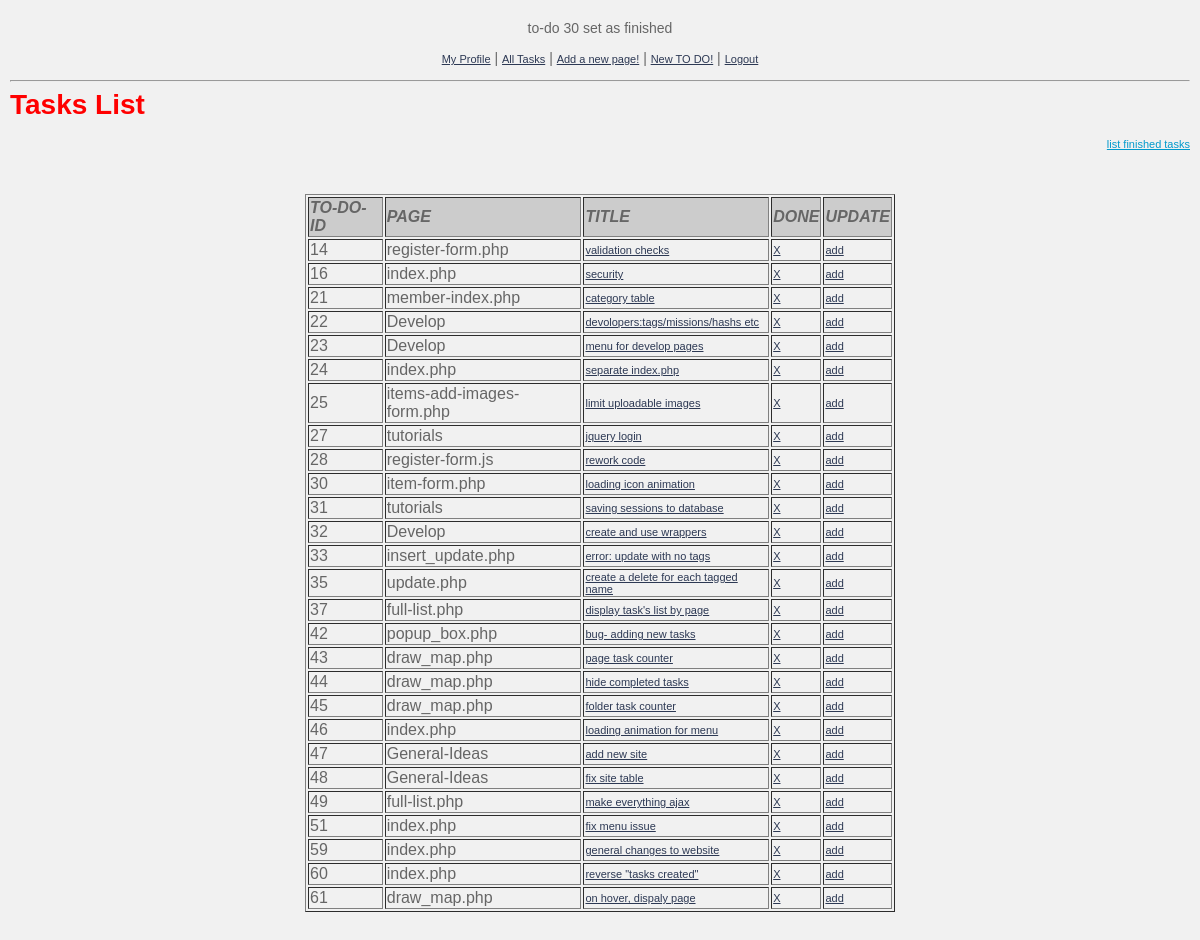
The page /old-full-list.php?done=30 (signed in) on the database its author committed.
### tables this page shows
CREATE TABLE IF NOT EXISTS `to_do` (
  `to_do_id` int(11) NOT NULL AUTO_INCREMENT,
  `page_id` int(11) NOT NULL,
  `developer_id` int(11) NOT NULL,
  `title` text NOT NULL,
  `details` text NOT NULL,
  `done` tinyint(1) NOT NULL COMMENT 'Y or N',
  `timestamp` timestamp NOT NULL DEFAULT CURRENT_TIMESTAMP,
  PRIMARY KEY (`to_do_id`)
);

CREATE TABLE IF NOT EXISTS `pages` (
  `page_id` int(11) NOT NULL AUTO_INCREMENT,
  `name` text NOT NULL,
  `folder_id` int(11) NOT NULL,
  `timestamp` timestamp NOT NULL DEFAULT CURRENT_TIMESTAMP,
  PRIMARY KEY (`page_id`)
);

### functions/full-list/old-full-list.php (the view, shortened to what this page needs)
		<?php
function get_done()
{
	$to_do_id=$_GET['done'];
	echo 'to-do ', $to_do_id,' set as finished';
}
		 ?>
                   <?php
function get_list_ongoing_tasks()
{
	include('functions/connect_db.php');
				?>		<h1>Tasks List</h1>
                   	<p style="text-align:right; color:#09C">
				<a  style=" color:#09C;" href="<?php echo '../old-full-list.php?listfinshedtasks=1' ?>">list finished tasks</a>
                   </p>
				<?php
				$query= 'SELECT * FROM to_do
						 WHERE  done =0';
				if(!$results= mysql_query($query,$db_link))
				{
					echo 'query error 1';
					exit();
				}
			?>
				<p>&nbsp;</p>
				<table width="50%" align = "center" border="1">
				  <tr>
					<td bgcolor="#CCCCCC"><span class="aligen_cen"><em><strong>TO-DO-ID</strong></em></span></td>
					<td bgcolor="#CCCCCC"><span class="aligen_cen"><em><strong>PAGE</strong></em></span></td>
					<td bgcolor="#CCCCCC"><span class="aligen_cen"><em><strong>TITLE</strong></em></span></td>
					<td bgcolor="#CCCCCC"><span class="aligen_cen"><em><strong>DONE</strong></em></span></td>
					<td bgcolor="#CCCCCC"><span class="aligen_cen"><em><strong>UPDATE</strong></em></span></td>
				  </tr>
				  <?php
				  while($row=mysql_fetch_assoc($results))
				  {
				  ?>
				  <tr>
					<td><span class="aligen_cen"><?php echo $row['to_do_id']?></span></td>
					<td><span class="aligen_cen">
					<?php
							$page_id=$row['page_id'];
							$query2= "SELECT * FROM pages
									 WHERE  page_id ='$page_id' ";
							if(!$results2= mysql_query($query2,$db_link))
							{
								echo 'query error 1';
								exit();
							}
							if(!$row2=mysql_fetch_assoc($results2))
							{
								echo 'error : page deleted from table';
							}
							echo $row2['name']; ?>
					</span></td>
					<td><span class="aligen_cen">
					<a href= "<?='../update.php'.'?object='.$row['to_do_id']?> "><?=$row['title']?></a>
				  </span></td>
					<td><span class="aligen_cen"><a href= "<?='../old-full-list.php'.'?done='.$row['to_do_id']?> ">X</a></span></td>
					<td><span class="aligen_cen"> <a href= "<?='../update.php'.'?object='.$row['to_do_id']?> ">add</a></span></td>
				  </tr>
				  <?php
				  }
				  ?>
				</table>
     <?php
}
?>

### css/old-full-list.css (style rules this page uses)
body { font: 14px Verdana, Arial, Helvetica, sans-serif; color: #666666; margin: 0px; padding: 20px 10px 0px; text-align: center; background-color: #F1F1F1; }
h1 { color: #F00; margin: 0px 0px 5px; padding: 0px 0px 3px; font: bold 200% Verdana, Arial, Helvetica, sans-serif; text-align:left; }
a { color: #2D3954; font-size: 11px; }

### old-full-list.php (style rules this page uses)
.aligen_cen { text-align: center; }

### rows shown on the page
to_do: to_do_id "14", page.name "register-form.php", title "validation checks"
to_do: to_do_id "16", page.name "index.php", title "security"
to_do: to_do_id "21", page.name "member-index.php", title "category table"
to_do: to_do_id "22", page.name "Develop", title "devolopers:tags/missions/hashs etc"
to_do: to_do_id "23", page.name "Develop", title "menu for develop pages"
to_do: to_do_id "24", page.name "index.php", title "separate index.php"
to_do: to_do_id "25", page.name "items-add-images-form.php", title "limit uploadable images"
to_do: to_do_id "27", page.name "tutorials", title "jquery login"
to_do: to_do_id "28", page.name "register-form.js", title "rework code"
to_do: to_do_id "30", page.name "item-form.php", title "loading icon animation"
to_do: to_do_id "31", page.name "tutorials", title "saving sessions to database"
to_do: to_do_id "32", page.name "Develop", title "create and use wrappers"
to_do: to_do_id "33", page.name "insert_update.php", title "error: update with no tags"
to_do: to_do_id "35", page.name "update.php", title "create a delete for each tagged name"
to_do: to_do_id "37", page.name "full-list.php", title "display task's list by page"
to_do: to_do_id "42", page.name "popup_box.php", title "bug- adding new tasks"
to_do: to_do_id "43", page.name "draw_map.php", title "page task counter"
to_do: to_do_id "44", page.name "draw_map.php", title "hide completed tasks"
to_do: to_do_id "45", page.name "draw_map.php", title "folder task counter"
to_do: to_do_id "46", page.name "index.php", title "loading animation for menu"
to_do: to_do_id "47", page.name "General-Ideas", title "add new site"
to_do: to_do_id "48", page.name "General-Ideas", title "fix site table"
to_do: to_do_id "49", page.name "full-list.php", title "make everything ajax"
to_do: to_do_id "51", page.name "index.php", title "fix menu issue"
to_do: to_do_id "59", page.name "index.php", title "general changes to website"
to_do: to_do_id "60", page.name "index.php", title "reverse \"tasks created\""
to_do: to_do_id "61", page.name "draw_map.php", title "on hover, dispaly page"

### other values the page prints
$to_do_id "30"
